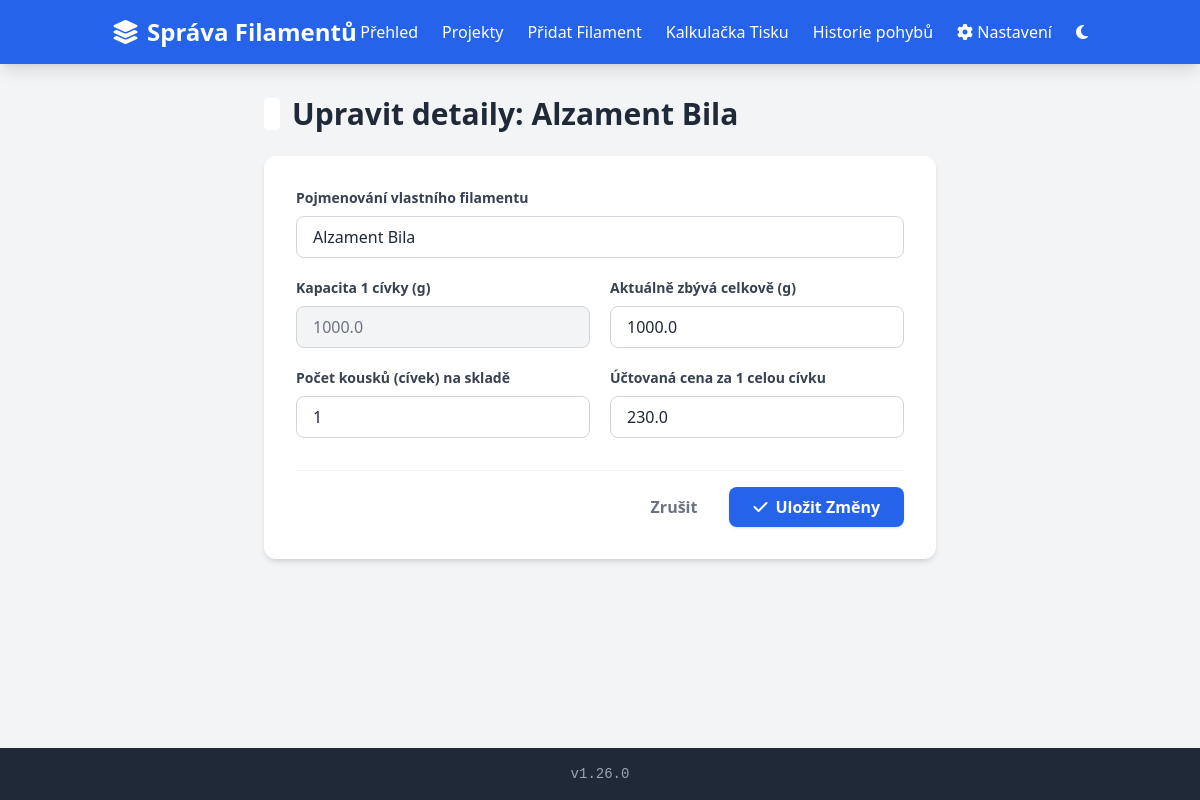
The app's page /edit/5, older data.
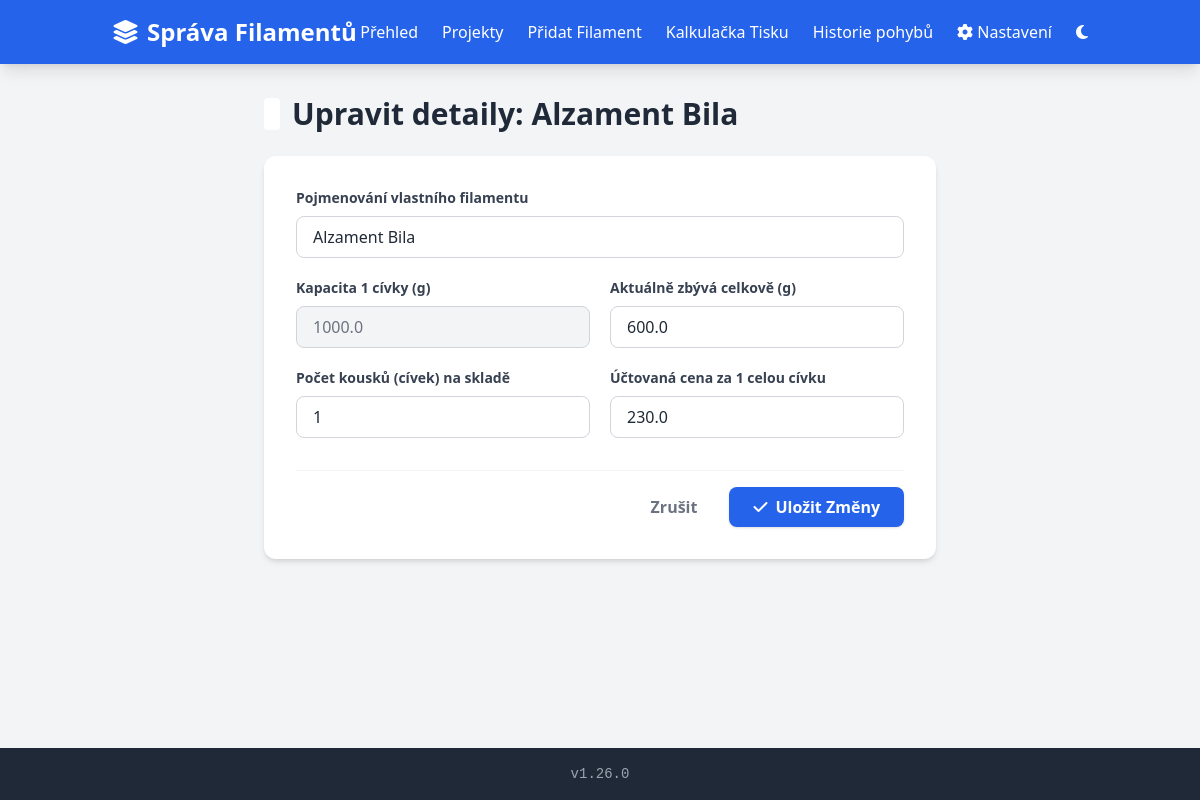
The same page, newer data.
### models.py (models this page shows)
class Filament(db.Model):
    id = db.Column(db.Integer, primary_key=True)
    name = db.Column(db.String(200), nullable=False)
    brand_id = db.Column(db.Integer, db.ForeignKey('brand.id'), nullable=False)
    color_id = db.Column(db.Integer, db.ForeignKey('color.id'), nullable=False)
    material_id = db.Column(db.Integer, db.ForeignKey('material.id'), nullable=False)
    weight_total = db.Column(db.Float, nullable=False)
    weight_remaining = db.Column(db.Float, nullable=False)
    price = db.Column(db.Float, nullable=False)
    quantity = db.Column(db.Integer, nullable=False, default=1)
    brand = db.relationship('Brand', backref=db.backref('filaments', lazy=True))
    color = db.relationship('Color', backref=db.backref('filaments', lazy=True))
    material = db.relationship('Material', backref=db.backref('filaments', lazy=True))

### routes/inventory.py (the view, shortened to what this page needs)
    @app.route('/edit/<int:id>', methods=['GET', 'POST'])
    def edit(id):
        filament = db.get_or_404(Filament, id)
        return render_template('edit.html', filament=filament)

### utils.py (called while the page is built)
def get_settings():
    return AppSetting.query.first()

### templates/edit.html
{% extends "base.html" %}
{% block content %}
<div class="max-w-2xl mx-auto">
    <div class="flex items-center gap-3 mb-6">
        <div class="w-4 h-8 rounded" style="background-color: {{ filament.color.hex_value }};"></div>
        <h1 class="text-3xl font-bold text-gray-800">{{ t('edit_title') }}: {{ filament.name }}</h1>
    </div>
    <form method="POST" class="bg-white rounded-xl shadow-md p-6 lg:p-8">
        <div class="mb-5">
            <label class="block text-gray-700 text-sm font-semibold mb-2">{{ t('custom_name') }}</label>
            <input type="text" name="name" value="{{ filament.name }}" class="w-full border border-gray-300 rounded-lg px-4 py-2 focus:outline-none focus:ring-2 focus:ring-blue-500" required>
        </div>
        <div class="grid grid-cols-1 md:grid-cols-2 gap-5 mb-5">
            <div>
                <label class="block text-gray-700 text-sm font-semibold mb-2">{{ t('weight_total') }}</label>
                <input type="number" value="{{ filament.weight_total }}" class="w-full border border-gray-300 rounded-lg px-4 py-2 bg-gray-100 text-gray-500 cursor-not-allowed" readonly>
            </div>
            <div>
                <label class="block text-gray-700 text-sm font-semibold mb-2">{{ t('weight_remaining_add') }}</label>
                <input type="number" name="weight_remaining" value="{{ filament.weight_remaining }}" min="0" step="0.1" class="w-full border border-gray-300 rounded-lg px-4 py-2 focus:outline-none focus:ring-2 focus:ring-blue-500" required>
            </div>
        </div>
        <div class="grid grid-cols-1 md:grid-cols-2 gap-5 mb-8">
            <div>
                <label class="block text-gray-700 text-sm font-semibold mb-2">{{ t('quantity') }}</label>
                <input type="number" name="quantity" value="{{ filament.quantity }}" min="1" class="w-full border border-gray-300 rounded-lg px-4 py-2 focus:outline-none focus:ring-2 focus:ring-blue-500" required>
            </div>
            <div>
                <label class="block text-gray-700 text-sm font-semibold mb-2">{{ t('price') }}</label>
                <input type="number" name="price" value="{{ filament.price }}" step="0.1" min="0" class="w-full border border-gray-300 rounded-lg px-4 py-2 focus:outline-none focus:ring-2 focus:ring-blue-500" required>
            </div>
        </div>
        <div class="flex justify-end pt-4 border-t border-gray-100">
            <a href="{{ url_for('index') }}" class="text-gray-500 font-semibold py-2 px-6 rounded-lg mr-2 hover:bg-gray-100 transition-colors">{{ t('cancel') }}</a>
            <button type="submit" class="bg-blue-600 hover:bg-blue-700 text-white font-bold py-2 px-6 rounded-lg shadow transition-colors flex items-center gap-2">
                <i class="fa-solid fa-check"></i> {{ t('save_changes') }}
            </button>
        </div>
    </form>
</div>
{% endblock %}

Row changes from the older to the newer data that the page shows:
changed Filament "Alzament Bila": weight_remaining "1000.0" → "600.0"
